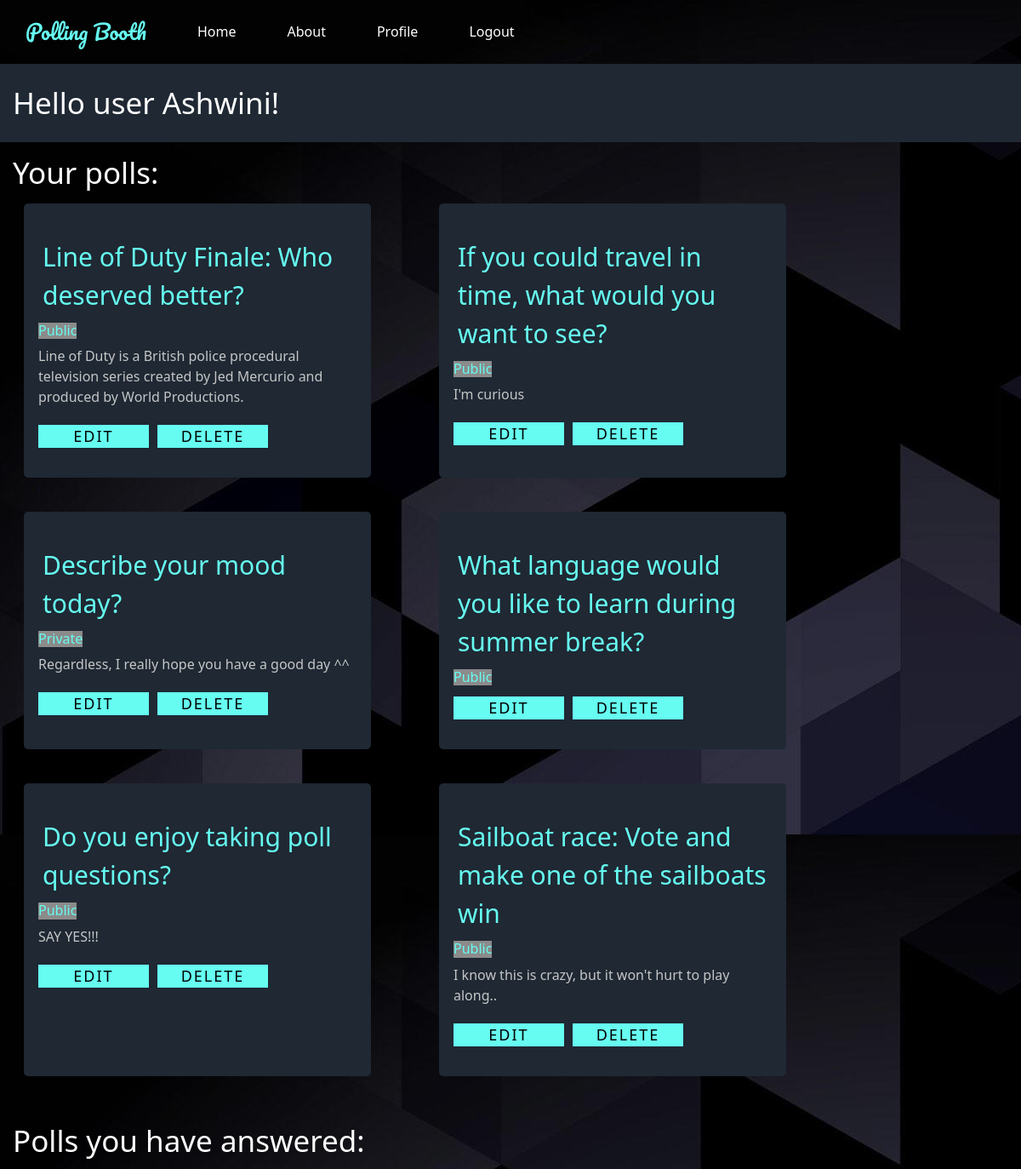
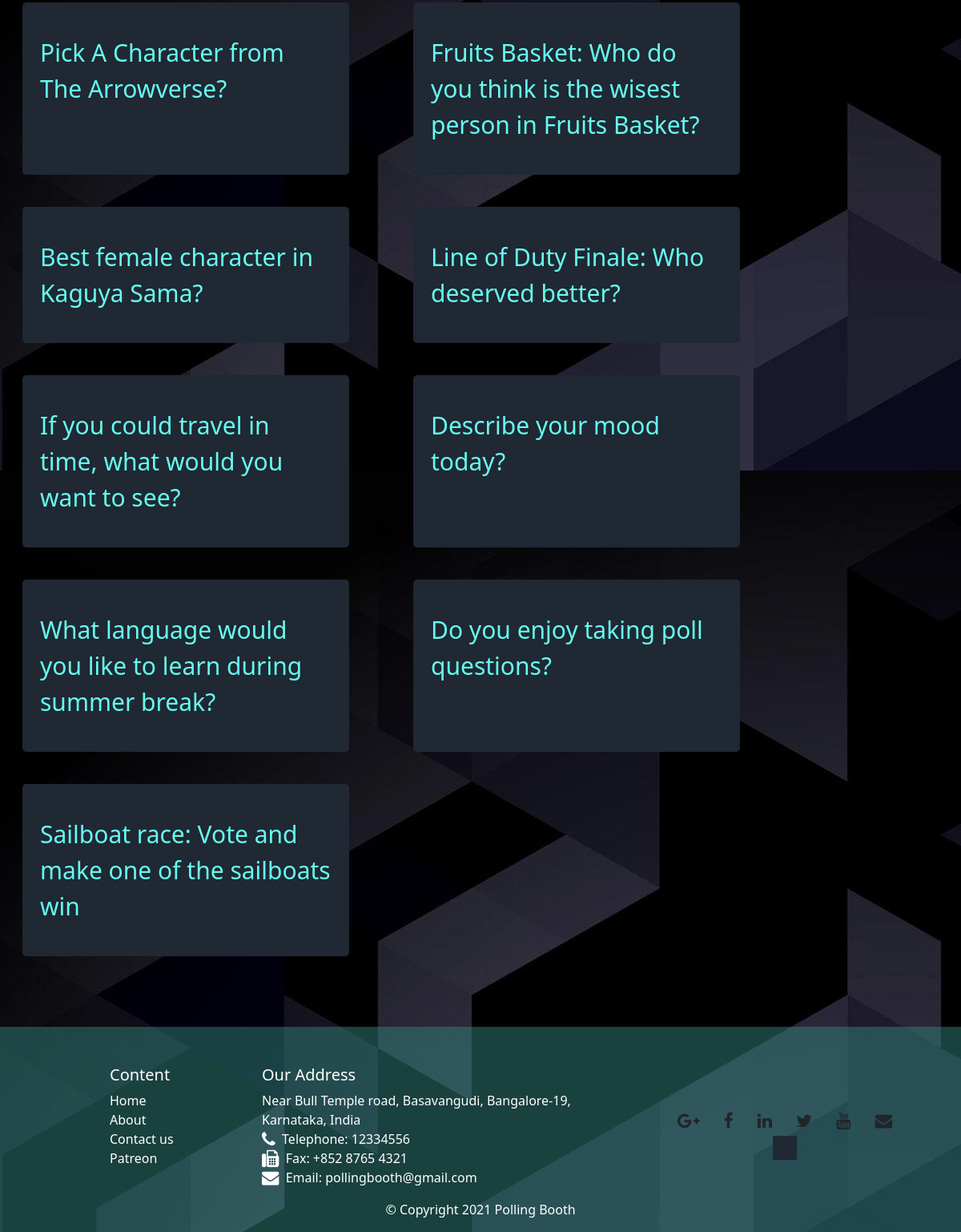
/profile.php?error=wrongaccess (signed in), run on the app's committed database (2 pictures, top to bottom).
### tables this page shows
CREATE TABLE `polls` (
  `pollId` int(4) NOT NULL,
  `userId` varchar(256) NOT NULL,
  `type` varchar(256) NOT NULL,
  `question` varchar(256) NOT NULL,
  `description` varchar(256) DEFAULT NULL,
  `startDate` date NOT NULL,
  `endDate` date NOT NULL,
  `isPrivate` char(1) NOT NULL
);

### includes/functions.inc.php (called while the page is built, shortened)
<?php
function fetchUsersPolls($conn, $user) {
    $sql = "SELECT * FROM polls WHERE userId = ?;";
    $stmt = mysqli_stmt_init($conn);
    if (!mysqli_stmt_prepare($stmt, $sql))
    {
        header("location: ../index.php?error=stmtfailed");
        exit();
    }
    mysqli_stmt_bind_param($stmt, "s", $user);
    mysqli_stmt_execute($stmt);
    $result = mysqli_stmt_get_result($stmt);
    $rowsNum = mysqli_num_rows($result);
    if ($rowsNum > 0)
    {
        $rows = mysqli_fetch_all($result, MYSQLI_ASSOC);
        return $rows;
    }
    return false;
}
function pollsAnswered($conn, $user) {
    $sql = "SELECT polls.pollId, polls.question FROM polls JOIN answers ON polls.pollId = answers.pollId WHERE answers.userId = ?;";
    $stmt = mysqli_stmt_init($conn);
    if (!mysqli_stmt_prepare($stmt, $sql))
    {
        header("location: ../index.php?error=stmtfailed");
        exit();
    }
    mysqli_stmt_bind_param($stmt, "s", $user);
    mysqli_stmt_execute($stmt);
    $result = mysqli_stmt_get_result($stmt);
    $rowsNum = mysqli_num_rows($result);
    if ($rowsNum > 0)
    {
        $rows = mysqli_fetch_all($result, MYSQLI_ASSOC);
        return $rows;
    }
    return false;
}

### profile.php (the view, shortened to what this page needs)
<?php
include_once "header.php";
require_once "includes/dbh.inc.php";
require_once "includes/functions.inc.php";
$user = $_SESSION["userid"];
$polls = fetchUsersPolls($conn, $user);
$AnsweredPolls = pollsAnswered($conn, $user);
?>
<div class="polls conatiner">
    <div class="row">
        <div class="error-block">
        <h2>Hello user <?php echo $_SESSION["username"]; ?>!</h2>
        </div>
        <h2>Your polls:</h2>
        <?php
        if (!empty($polls)) {
            foreach ($polls as $poll) {
                echo "<div class='poll-container col-6 col-sm-4'><a href=vote.php?id=" . $poll["pollId"] . ">" . $poll["question"] . "</a>";
                $private = ($poll['isPrivate'] === 'Y') ? "Private" : "Public";
                echo "<h6 class='category'>". $private . "</h6>";
                if ($poll["description"]) {
                    echo "<p class='desc'>" . $poll["description"] . "</p>";
                }
                echo "<button class='submit-btn prof-btn'><a href='editPoll.php?poll=" . $poll["pollId"] . "'>Edit</a></button>";
                echo "<button class='submit-btn prof-btn'><a href='includes/deletePoll.inc.php?poll=" . $poll["pollId"] . "'>Delete</a></button></div>";
            }
        } else {
            echo "<h4 style='color:grey;'>&nbsp&nbsp--You have no polls!--</h4>";
        }
        ?>
    </div>
    <div class="row">
        <h2>Polls you have answered:</h2>
        <?php
        if (!empty($AnsweredPolls)) {
            foreach ($AnsweredPolls as $AnsweredPoll) {
                echo "<div class='poll-container col-6 col-sm-4'><a href=vote.php?id=" . $AnsweredPoll["pollId"] . ">" . $AnsweredPoll["question"] . "</a></div>";
            }
        } else {
            echo "<h4 style='color:grey;'>&nbsp&nbsp--Sorry no polls available!--</h4>";
        }
        ?>
    </div>
</div>
<?php
include_once "footer.php";
?>
</body>
</html>

### style.css (style rules this page uses)
html, body { margin: 0px; padding: 0px; }
.polls h2 { margin: 15px; color: rgb(255, 255, 255); font-size: 35px; }
.submit-btn { display: inline-block; background-color: #66fcf1; color: black; text-transform: uppercase; letter-spacing: 2px; font-size: 16px; padding: 8px 16px; border: none; width: 200px; cursor: pointer; }
.poll-container { background-color: #1f2833; color: #C5C6C7; border-radius: 5px; overflow: hidden; padding: 30px; margin: 40px; }
.poll-container a { color: #66fcf1; padding: 10px; font-size: 30px; text-decoration: none; display: flex; justify-content: center; }
.prof-btn a { color: black; font-size: 18px; margin: 0; padding: 0; }
.prof-btn { width: 130px; margin: 5px; padding: 0 5px 0 5px; }
.error-block { background-color: #1f2833; color: rgb(255, 255, 255); width: 75%; margin: auto; padding: 10px; border-radius: 5px; }
.desc { margin-left: 5px; margin-right: 5px; }
.category { margin-left: 5px; background-color: #8b8b8b; color: #66fcf1; width: fit-content; }

### data on the page
polls: question "Line of Duty Finale: Who deserved better?", isPrivate "Public", description "Line of Duty is a British police procedural television series created by Jed Mercurio and produced by World Productions."
polls: question "If you could travel in time, what would you want to see?", isPrivate "Public", description "I'm curious"
polls: question "Describe your mood today?", isPrivate "Private", description "Regardless, I really hope you have a good day ^^"
polls: question "What language would you like to learn during summer break?", isPrivate "Public"
polls: question "Do you enjoy taking poll questions?", isPrivate "Public", description "SAY YES!!!"
polls: question "Sailboat race: Vote and make one of the sailboats win", isPrivate "Public", description "I know this is crazy, but it won't hurt to play along.."
polls: question "Pick A Character from The Arrowverse?"
polls: question "Fruits Basket: Who do you think is the wisest person in Fruits Basket?"
polls: question "Best female character in Kaguya Sama?"

### other printed values
$_SESSION["username"] "Ashwini"
